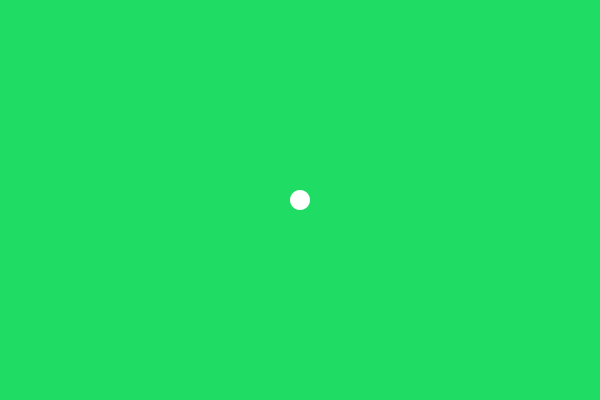
Frame 1 (no input)
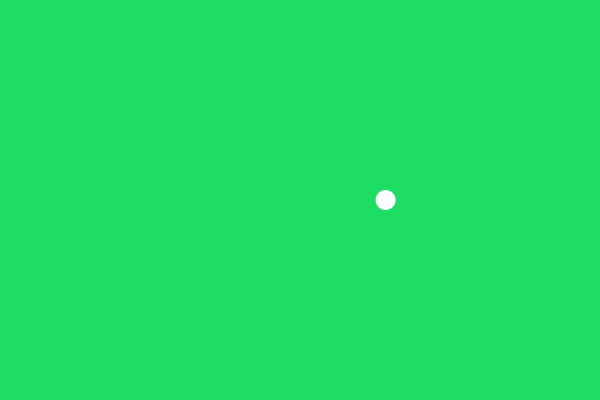
Frame 60 (the mouse pressed at the canvas centre just before this capture)
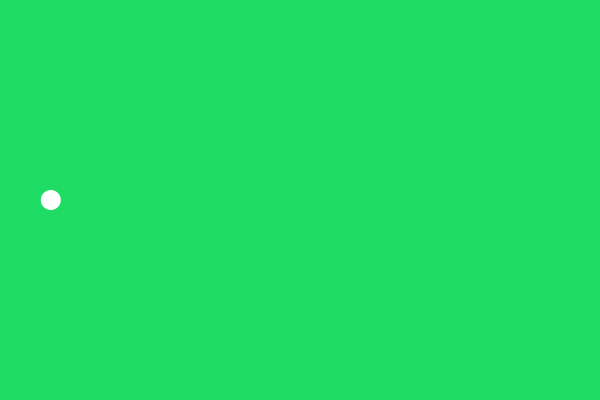
Frame 120 (the mouse held since frame 60 and released just before this capture)

The Processing sketch that drew these frames (run headless with seeded random() and noise(); from frame 60 on, the mouse is pressed at the canvas centre):

// Processing sketch: Circle_sin_quiz
// ── Circle_sin_quiz.pde
float circ_x, circ_y;
float circ_speed = 2;
float ampl = 250;
void setup(){
  size(600, 400);
  circ_x = width*.5;
  circ_y = height*.5;
  noStroke();
}
void draw() {
  background(30, 220, 100);
  ellipse(circ_x, circ_y, 20, 20);
  
  circ_x = sin(millis() * .002) * ampl + 300;
}
